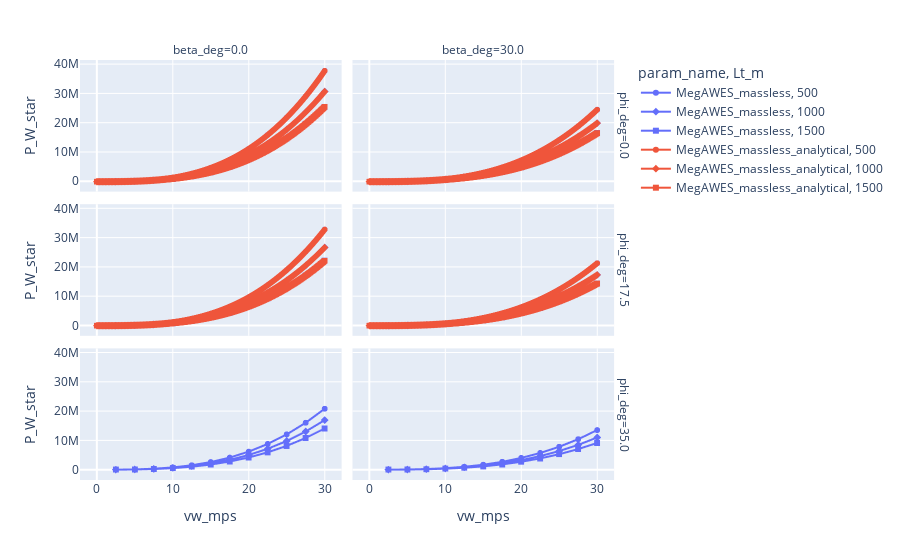

Notebook cell for this chart:
### Code cell
fig = px.line(
    df_massless,
    x="vw_mps",
    y="P_W_star",
    color="param_name",
    symbol="Lt_m",
    facet_col="beta_deg",
    facet_row="phi_deg",
)
fig.write_image("../results/qsm_massless_vs_analytical.png")
fig.show()
